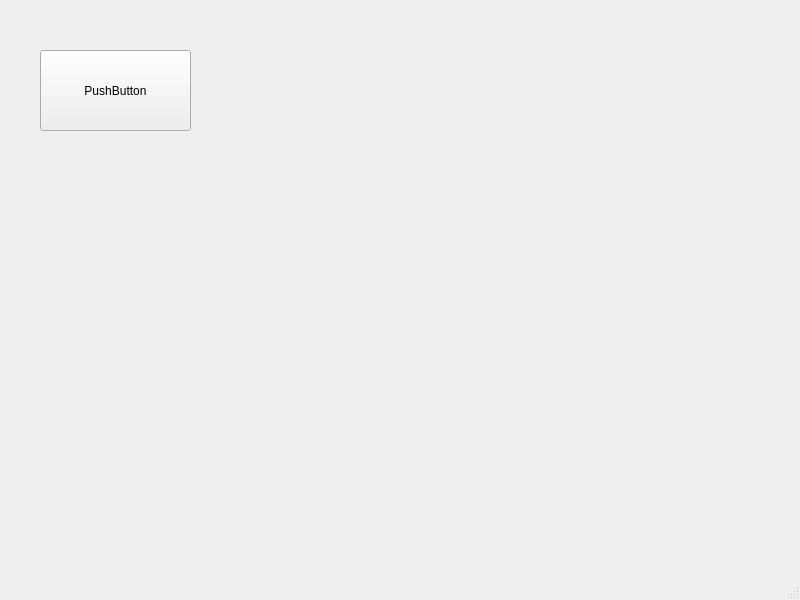
<?xml version="1.0" encoding="UTF-8"?>
<ui version="4.0">
 <class>MainWindow</class>
 <widget class="QMainWindow" name="MainWindow">
  <property name="geometry">
   <rect>
    <x>0</x>
    <y>0</y>
    <width>800</width>
    <height>600</height>
   </rect>
  </property>
  <property name="windowTitle">
   <string>MainWindow</string>
  </property>
  <widget class="QWidget" name="centralwidget">
   <widget class="QPushButton" name="pushButton">
    <property name="geometry">
     <rect>
      <x>40</x>
      <y>50</y>
      <width>151</width>
      <height>81</height>
     </rect>
    </property>
    <property name="text">
     <string>PushButton</string>
    </property>
   </widget>
  </widget>
  <widget class="QMenuBar" name="menubar">
   <property name="geometry">
    <rect>
     <x>0</x>
     <y>0</y>
     <width>800</width>
     <height>20</height>
    </rect>
   </property>
  </widget>
  <widget class="QStatusBar" name="statusbar"/>
 </widget>
 <resources/>
 <connections/>
</ui>
